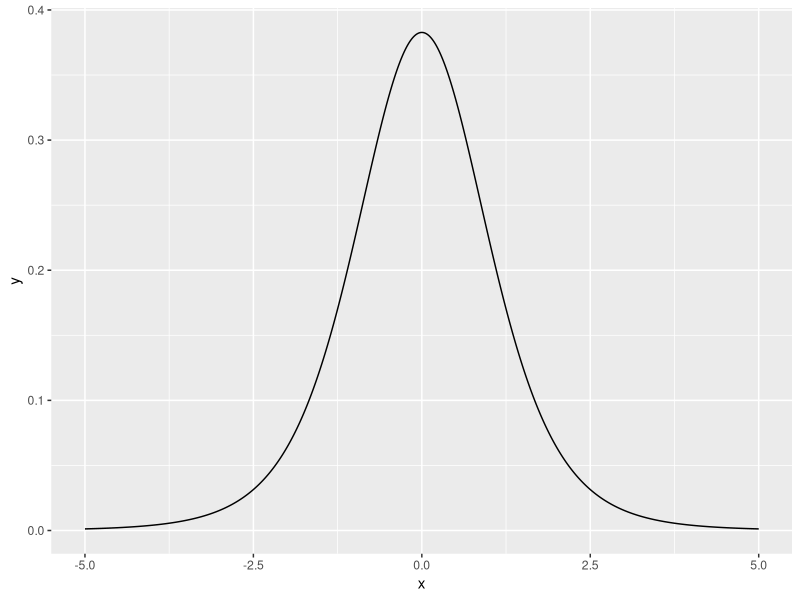
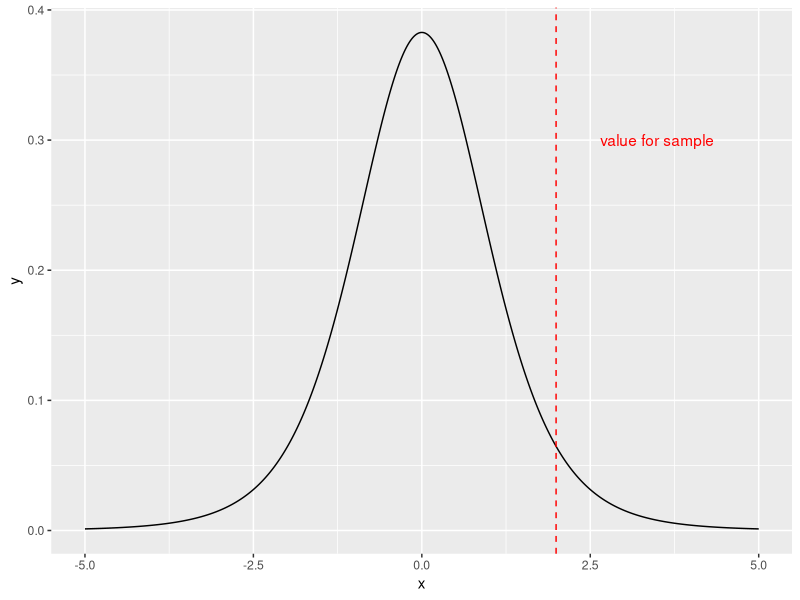
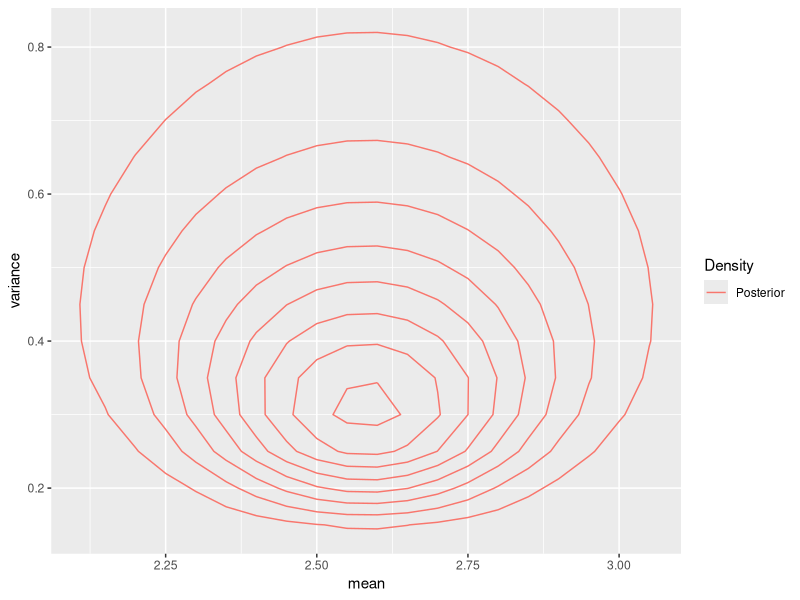
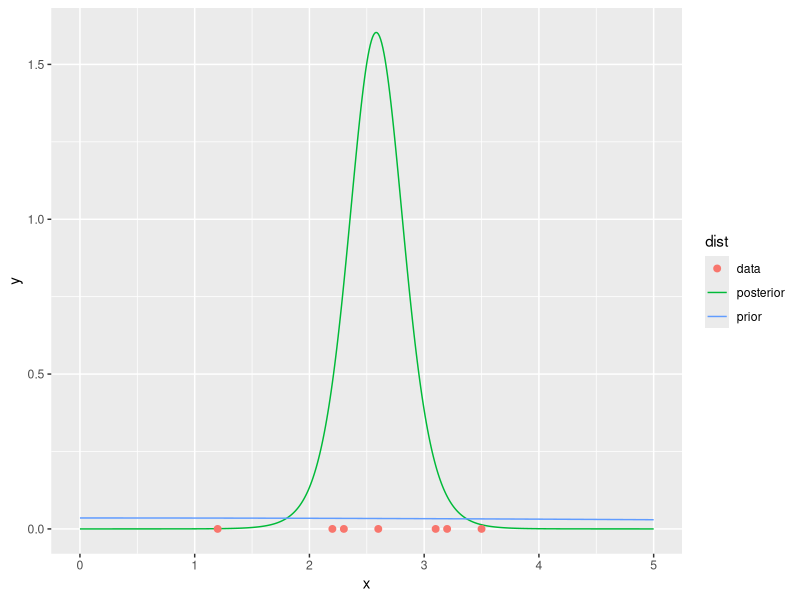

Write R code to recreate these figures, in order.
## ---- chunk 1
library(ggplot2)
library(reshape2)
## ---- chunk 2
y <- c(1.2, 2.3, 2.6, 3.2, 2.2, 3.5, 3.1)
## ---- chunk 3
res <- t.test(x = y, mu = 2.0, alternative = "greater")
print(res)
## ---- chunk 4
n <- length(y)
x   <- seq(-5, 5, 0.01)
tmp <- data.frame(x = x, y = dt(x, n - 1))
ggplot(tmp, aes(x = x, y = y)) + geom_line()

## ---- chunk 5
mu0 <- 2.0
s2 <- (sum((y - mean(y))^2)) / (n - 1)
t_sample <- (mean(y) - mu0) / (sqrt(s2 / n))
print(t_sample)
## ---- chunk 6
ggplot(tmp, aes(x = x, y = y)) + geom_line() + geom_vline(xintercept = t_sample, colour = "red", lty = "dashed") +
  geom_text(data = data.frame(x = t_sample + 1.5, y = 0.3), label = "value for sample", colour = "red")
  
## ---- chunk 7
p <- 1 - pt(t_sample, n - 1)
print(p)
## ---- chunk 8

# the model takes data y and has 4 prior constants mu0, nu0, a0, and b0
y <- y
n <- length(y)

mu0 <- 0.0; nu0 <- 0.01; a0 <- 1.0; b0 <- 1.0 # 

# R does not have a built-in invGamma, so we implement our own density...
dinvgamma <- function(x, alpha, beta) {
  beta^alpha / gamma(alpha) * x^(-alpha - 1) * exp(-beta / x)
}

# ...and now we can implement the normal-invGamma density
dnorminvgamma <- function(x_mu, x_s2, mu, nu, alpha, beta) {
  dnorm(x_mu, mean = mu, sd = sqrt(x_s2 / nu)) * dinvgamma(x_s2, alpha, beta)
}


# visualize prior and posterior
x_mu <- seq(-4, 8, 0.05)
x_s2 <- seq(0.05, 5, 0.05)

tmp <- expand.grid(x_mu, x_s2)
tmp$Val1 <- dnorminvgamma(tmp[,1], tmp[,2], 
                          mu = mu0, 
                          nu = nu0, 
                          alpha = a0, 
                          beta = b0)

mu_n = (nu0*mu0 + n*mean(y)) / (nu0 + n)
nu_n = nu0 + n
a_n = a0 + 0.5 * n
b_n = 0.5 * (sum((y-mean(y))^2) + (nu0*n) / (nu0 + n) * (mean(y) - mu0)^2)

tmp$Val2 <- dnorminvgamma(tmp[,1], tmp[,2], 
                          mu = mu_n, 
                          nu = nu_n, 
                          alpha = a_n, 
                          beta = b_n)

names(tmp) <- c("mean", "variance", "Prior", "Posterior")

tmp <- melt(tmp, id.vars = c("mean", "variance"))
names(tmp)[3] <- "Density"
g1 <- ggplot(tmp, aes(x = mean, y = variance, z = value, 
                      group = Density, colour = Density)) + geom_contour()
plot(g1)

## ---- chunk 9

# the model takes data y and has 4 prior constants mu0, nu0, a0, and b0
y <- y
n <- length(y)

mu0 <- 0.0; nu0 <- 0.01; a0 <- 1.0; b0 <- 1.0 # 
#mu0 <- 0.0; nu0 <- 0.0; a0 <- -0.5; b0 <- 0.0 # reference prior

# R does not have a built-in generalized t, so we prepare the density


# ...and now we can implement the normal-invGamma density
dgt <- function(x, mu, s2, df) {
  tmp <- (gamma(0.5 * (df + 1))) / (gamma(df * 0.5) * sqrt(pi * df * s2))
  tmp * (1 + ((x - mu)^2)/(df * s2))^(-0.5 * (df + 1))
}


mu_n = (nu0*mu0 + n*mean(y)) / (nu0 + n)
nu_n = nu0 + n
a_n = a0 + 0.5 * n
b_n = 0.5 * (sum((y-mean(y))^2) + (nu0*n) / (nu0 + n) * (mean(y) - mu0)^2)

x  <- seq(0, 5, 0.01)
fxn <- dgt(x, mu_n, b_n / (a_n * nu_n), 2 * a_n)
fx0 <- dgt(x, mu0, b0 / (a0 * nu0), 2 * a0)
tmp <- data.frame(x = x, y = fxn, dist = "posterior")
tmp <- rbind(tmp, data.frame(x = x, y = fx0, dist = "prior"))

g1 <- ggplot(tmp, aes(x = x, y = y, colour = dist)) + geom_line() + geom_point(data = data.frame(x = y, y = 0, dist = "data"), size = 2)
plot(g1)

# answer to our question
integrate(dgt, lower = -Inf, upper = 2.0, subdivisions = 1000, mu = mu_n, s2 = b_n / (a_n * nu_n), df = 2 * a_n)$value
